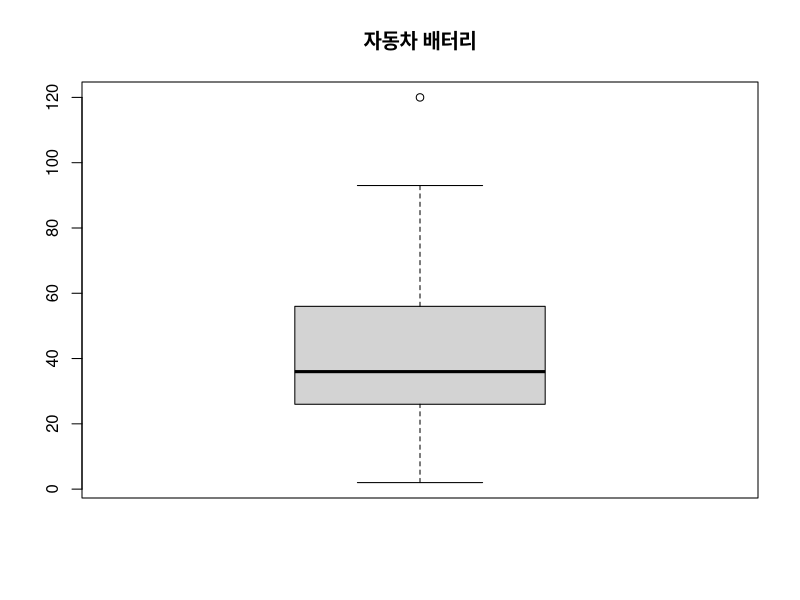
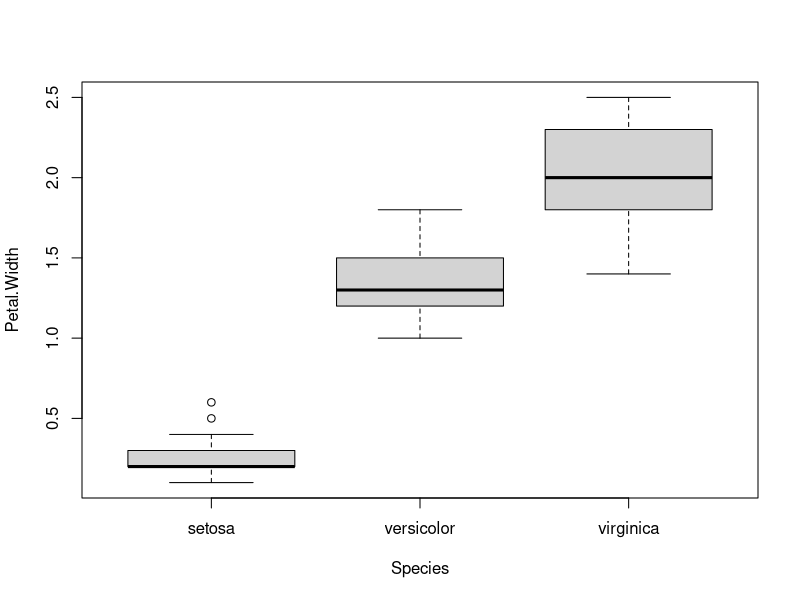
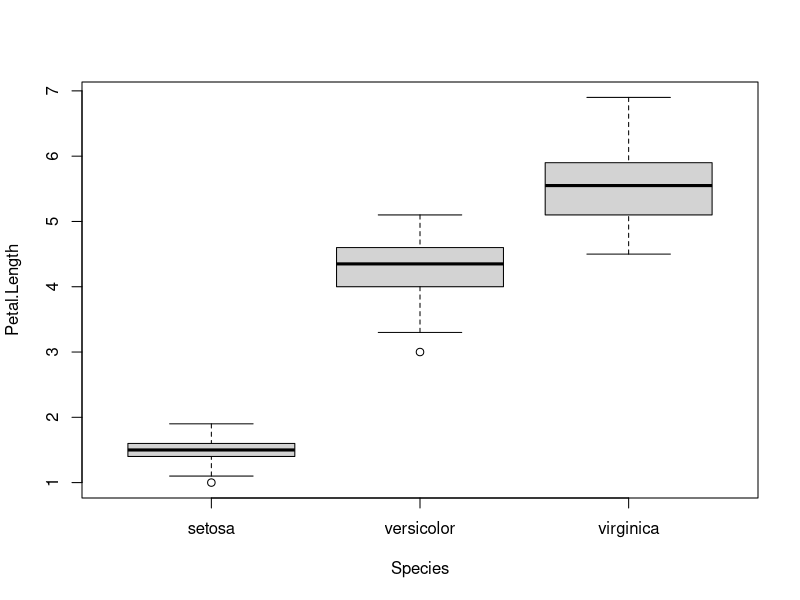

Write the R code that produced these figures, in order.
# 날짜 : 2021/06/29
# 이름 : 김철학
# 내용 : ch05.데이터 시각화 - 박스상자 교재p148

# 박스상자 기본

View(cars)
class(cars)

dist <-cars[,2]
class(dist)

boxplot(dist, main='자동차 배터리')
boxplot.stats(dist)

# 붓꽃 데이터 분석
iris
boxplot(data=iris, Petal.Width ~ Species)
boxplot(data=iris, Petal.Length ~ Species)

